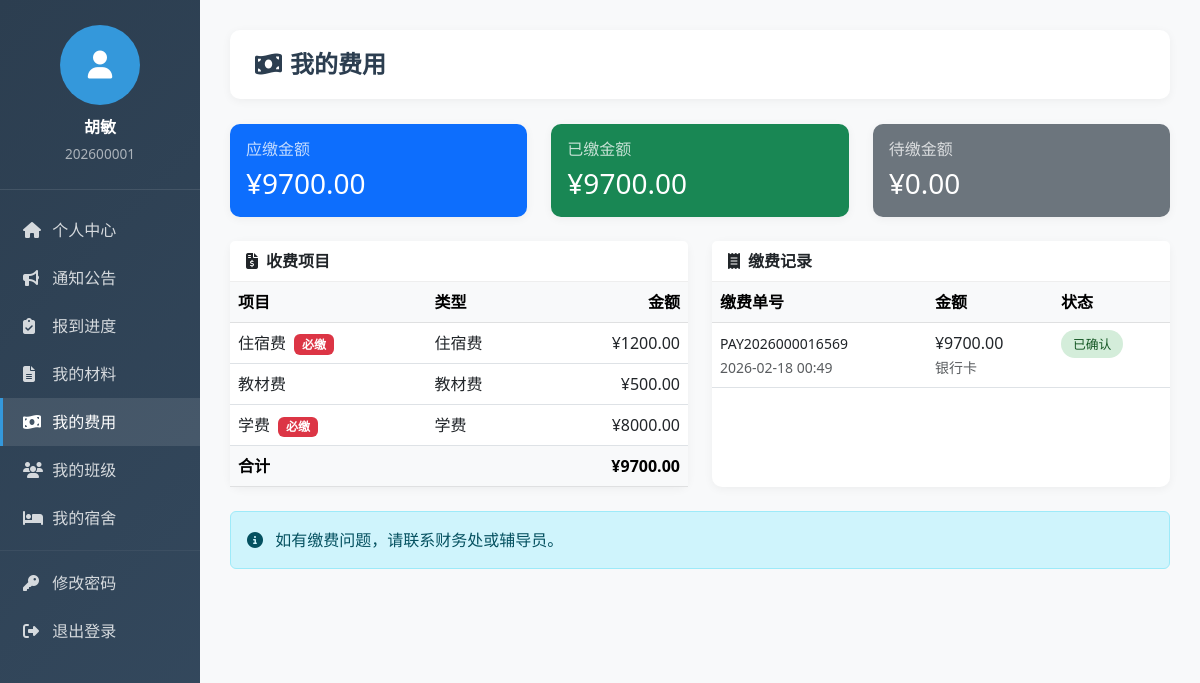
The app's page /my/fees/ (signed in) with its own data.
### students/models.py (models this page shows, shortened)
class Student(models.Model):
    GENDER_CHOICES = [
        ('M', '男'),
        ('F', '女'),
    ]
    STATUS_CHOICES = [
        ('admitted', '已录取'),
        ('pending', '待报到'),
        ('registered', '已报到'),
        ('completed', '已完成'),
        ('deferred', '保留学籍'),
        ('cancelled', '取消入学'),
    ]
    POLITICAL_CHOICES = [
        ('masses', '群众'),
        ('league', '共青团员'),
        ('party', '中共党员'),
        ('prep', '中共预备党员'),
        ('democratic', '民主党派'),
    ]
    phone_validator = RegexValidator(
        regex=r'^1[3-9]\d{9}$',
        message='请输入有效的手机号码'
    )
    id_card_validator = RegexValidator(
        regex=r'^\d{17}[\dXx]$',
        message='请输入有效的身份证号码'
    )
    student_id = models.CharField('学号', max_length=20, unique=True)
    name = models.CharField('姓名', max_length=50)
    gender = models.CharField('性别', max_length=1, choices=GENDER_CHOICES)
    id_card = models.CharField('身份证号', max_length=18, unique=True, validators=[id_card_validator])
    birthday = models.DateField('出生日期', null=True, blank=True)
    ethnicity = models.CharField('民族', max_length=20, default='汉族')
    political_status = models.CharField('政治面貌', max_length=20, choices=POLITICAL_CHOICES, default='masses')
    photo = models.ImageField('照片', upload_to='photos/', blank=True, null=True)
    phone = models.CharField('联系电话', max_length=20, validators=[phone_validator])
    email = models.EmailField('邮箱', blank=True)
    qq = models.CharField('QQ号', max_length=20, blank=True)
    wechat = models.CharField('微信号', max_length=50, blank=True)
    department = models.ForeignKey(
        Department,
        on_delete=models.SET_NULL,
        null=True,
        related_name='students',
        verbose_name='院系'
    )
    major = models.ForeignKey(
        Major,
        on_delete=models.SET_NULL,
        null=True,
        related_name='students',
        verbose_name='专业'
    )
    student_class = models.ForeignKey(
        StudentClass,
        on_delete=models.SET_NULL,
        null=True,
        blank=True,
        related_name='students',
        verbose_name='班级'
    )
    enrollment_year = models.IntegerField('入学年份')
    admission_ticket = models.CharField('准考证号', max_length=30, blank=True)
    exam_score = models.DecimalField('高考成绩', max_digits=6, decimal_places=2, null=True, blank=True)
    dormitory = models.ForeignKey(
        DormitoryRoom,
        on_delete=models.SET_NULL,
        null=True,
        blank=True,
        related_name='students',
        verbose_name='宿舍'
    )
    bed_number = models.CharField('床位号', max_length=10, blank=True)
    status = models.CharField('状态', max_length=20, choices=STATUS_CHOICES, default='admitted')
    registration_date = models.DateTimeField('报到时间', null=True, blank=True)
    home_address = models.TextField('家庭地址', blank=True)
    home_postcode = models.CharField('邮政编码', max_length=10, blank=True)
    emergency_contact = models.CharField('紧急联系人', max_length=50, blank=True)
    emergency_relation = models.CharField('与本人关系', max_length=20, blank=True)
    emergency_phone = models.CharField('紧急联系电话', max_length=20, blank=True)
    remark = models.TextField('备注', blank=True)
    user = models.OneToOneField(
        User,
        on_delete=models.SET_NULL,
        null=True,
        blank=True,
        related_name='student_profile',
        verbose_name='关联用户'
    )
    created_at = models.DateTimeField('创建时间', auto_now_add=True)
    updated_at = models.DateTimeField('更新时间', auto_now=True)
    class Meta:
        verbose_name = '新生'
        verbose_name_plural = '新生管理'
        ordering = ['-enrollment_year', 'student_id']
        indexes = [
            models.Index(fields=['student_id']),
            models.Index(fields=['id_card']),
            models.Index(fields=['status']),
            models.Index(fields=['enrollment_year']),
        ]

class FeeItem(models.Model):
    FEE_TYPE_CHOICES = [
        ('tuition', '学费'),
        ('accommodation', '住宿费'),
        ('textbook', '教材费'),
        ('insurance', '保险费'),
        ('military', '军训服装费'),
        ('physical', '体检费'),
        ('other', '其他费用'),
    ]
    student = models.ForeignKey(
        Student,
        on_delete=models.CASCADE,
        related_name='fee_items',
        verbose_name='学生'
    )
    fee_type = models.CharField('费用类型', max_length=20, choices=FEE_TYPE_CHOICES)
    name = models.CharField('费用名称', max_length=100)
    amount = models.DecimalField('金额', max_digits=10, decimal_places=2)
    academic_year = models.CharField('学年', max_length=20)  # 如: 2026-2027
    is_required = models.BooleanField('是否必缴', default=True)
    remark = models.TextField('备注', blank=True)
    created_at = models.DateTimeField('创建时间', auto_now_add=True)
    class Meta:
        verbose_name = '收费项目'
        verbose_name_plural = '收费项目管理'
        ordering = ['student', 'fee_type']

class Payment(models.Model):
    PAYMENT_METHOD_CHOICES = [
        ('cash', '现金'),
        ('card', '银行卡'),
        ('alipay', '支付宝'),
        ('wechat', '微信支付'),
        ('transfer', '银行转账'),
        ('loan', '助学贷款'),
        ('other', '其他'),
    ]
    STATUS_CHOICES = [
        ('pending', '待确认'),
        ('confirmed', '已确认'),
        ('rejected', '已退回'),
        ('refunded', '已退款'),
    ]
    student = models.ForeignKey(
        Student,
        on_delete=models.CASCADE,
        related_name='payments',
        verbose_name='学生'
    )
    payment_no = models.CharField('缴费单号', max_length=50, unique=True, blank=True)
    amount = models.DecimalField('缴费金额', max_digits=10, decimal_places=2)
    payment_method = models.CharField('支付方式', max_length=20, choices=PAYMENT_METHOD_CHOICES)
    payment_time = models.DateTimeField('缴费时间', default=timezone.now)
    status = models.CharField('状态', max_length=20, choices=STATUS_CHOICES, default='pending')
    fee_items = models.ManyToManyField(
        FeeItem,
        blank=True,
        related_name='payments',
        verbose_name='关联收费项目'
    )
    transaction_id = models.CharField('交易流水号', max_length=100, blank=True)
    operator = models.CharField('操作员', max_length=50, blank=True)
    remark = models.TextField('备注', blank=True)
    created_at = models.DateTimeField('创建时间', auto_now_add=True)
    updated_at = models.DateTimeField('更新时间', auto_now=True)
    class Meta:
        verbose_name = '缴费记录'
        verbose_name_plural = '缴费记录管理'
        ordering = ['-payment_time']

### students/views.py (the view)
# urls.py: path('my/fees/', views.my_fees, name='my_fees'),
@login_required(login_url='students:student_login')
def my_fees(request):
    if not hasattr(request.user, 'student_profile') or not request.user.student_profile:
        messages.warning(request, '您不是学生用户')
        return redirect('students:home')
    student = request.user.student_profile
    fee_items = FeeItem.objects.filter(student=student)
    payments = Payment.objects.filter(student=student).order_by('-payment_time')
    total_fee = sum(f.amount for f in fee_items)
    paid_fee = sum(p.amount for p in payments.filter(status='confirmed'))
    context = {
        'student': student,
        'fee_items': fee_items,
        'payments': payments,
        'total_fee': total_fee,
        'paid_fee': paid_fee,
        'balance': total_fee - paid_fee,
    }
    return render(request, 'students/my_fees.html', context)

### templates/students/my_fees.html (shortened to what this page needs)
{% extends 'students/student_base.html' %}
{% block content %}
<div class="page-header">
    <h4 class="page-title"><i class="fas fa-money-bill-wave me-2"></i>我的费用</h4>
</div>
<div class="row mb-4">
    <div class="col-md-4">
        <div class="card bg-primary text-white">
            <div class="card-body">
                <h6 class="card-title opacity-75">应缴金额</h6>
                <h3 class="mb-0">¥{{ total_fee|floatformat:2 }}</h3>
            </div>
        </div>
    </div>
    <div class="col-md-4">
        <div class="card bg-success text-white">
            <div class="card-body">
                <h6 class="card-title opacity-75">已缴金额</h6>
                <h3 class="mb-0">¥{{ paid_fee|floatformat:2 }}</h3>
            </div>
        </div>
    </div>
    <div class="col-md-4">
        <div class="card {% if balance > 0 %}bg-warning{% else %}bg-secondary{% endif %} text-white">
            <div class="card-body">
                <h6 class="card-title opacity-75">待缴金额</h6>
                <h3 class="mb-0">¥{{ balance|floatformat:2 }}</h3>
            </div>
        </div>
    </div>
</div>
<div class="row">
    <div class="col-md-6 mb-4">
        <div class="card h-100">
            <div class="card-header">
                <i class="fas fa-file-invoice-dollar me-2"></i>收费项目
            </div>
            <div class="card-body p-0">
                {% if fee_items %}
                <table class="table table-hover mb-0">
                    <thead class="table-light">
                        <tr>
                            <th>项目</th>
                            <th>类型</th>
                            <th class="text-end">金额</th>
                        </tr>
                    </thead>
                    <tbody>
                        {% for item in fee_items %}
                        <tr>
                            <td>
                                {{ item.name }}
                                {% if item.is_required %}
                                    <span class="badge bg-danger ms-1">必缴</span>
                                {% endif %}
                            </td>
                            <td>{{ item.get_fee_type_display }}</td>
                            <td class="text-end">¥{{ item.amount|floatformat:2 }}</td>
                        </tr>
                        {% endfor %}
                    </tbody>
                    <tfoot class="table-light">
                        <tr>
                            <th colspan="2">合计</th>
                            <th class="text-end">¥{{ total_fee|floatformat:2 }}</th>
                        </tr>
                    </tfoot>
                </table>
                {% else %}
                <div class="text-center py-5 text-muted">
                    <i class="fas fa-file-invoice fa-3x mb-3"></i>
                    <p>暂无收费项目</p>
                </div>
                {% endif %}
            </div>
        </div>
    </div>
    <div class="col-md-6 mb-4">
        <div class="card h-100">
            <div class="card-header">
                <i class="fas fa-receipt me-2"></i>缴费记录
            </div>
            <div class="card-body p-0">
                {% if payments %}
                <table class="table table-hover mb-0">
                    <thead class="table-light">
                        <tr>
                            <th>缴费单号</th>
                            <th>金额</th>
                            <th>状态</th>
                        </tr>
                    </thead>
                    <tbody>
                        {% for payment in payments %}
                        <tr>
                            <td>
                                <small>{{ payment.payment_no }}</small>
                                <br><small class="text-muted">{{ payment.payment_time|date:"Y-m-d H:i" }}</small>
                            </td>
                            <td>
                                ¥{{ payment.amount|floatformat:2 }}
                                <br><small class="text-muted">{{ payment.get_payment_method_display }}</small>
                            </td>
                            <td>
                                {% if payment.status == 'confirmed' %}
                                    <span class="status-badge status-completed">已确认</span>
                                {% elif payment.status == 'pending' %}
                                    <span class="status-badge status-pending">待确认</span>
                                {% elif payment.status == 'rejected' %}
                                    <span class="status-badge status-rejected">已退回</span>
                                {% else %}
                                    <span class="status-badge status-submitted">已退款</span>
                                {% endif %}
                            </td>
                        </tr>
                        {% endfor %}
                    </tbody>
                </table>
                {% else %}
                <div class="text-center py-5 text-muted">
                    <i class="fas fa-receipt fa-3x mb-3"></i>
                    <p>暂无缴费记录</p>
                </div>
                {% endif %}
            </div>
        </div>
    </div>
</div>
<div class="alert alert-info">
    <i class="fas fa-info-circle me-2"></i>
    如有缴费问题，请联系财务处或辅导员。
</div>
{% endblock %}

### templates/students/student_base.html (shortened to what this page needs)
<!DOCTYPE html>
<html lang="zh-CN">
<head>
    <link href="https://cdn.bootcdn.net/ajax/libs/bootstrap/5.3.0/css/bootstrap.min.css" rel="stylesheet">
    <link href="https://cdn.bootcdn.net/ajax/libs/font-awesome/6.4.0/css/all.min.css" rel="stylesheet">
</head>
<body>
    <div class="container-fluid">
        <div class="row">
            <div class="col-md-3 col-lg-2 sidebar d-none d-md-block">
                <div class="user-info">
                    <div class="user-avatar">
                        {% if student.photo %}
                            <img src="{{ student.photo.url }}" alt="" class="w-100 h-100 rounded-circle">
                        {% else %}
                            <i class="fas fa-user"></i>
                        {% endif %}
                    </div>
                    <div class="user-name">{{ student.name }}</div>
                    <div class="user-id">{{ student.student_id }}</div>
                </div>
                <nav class="nav flex-column py-3">
                    <a class="nav-link {% if request.resolver_match.url_name == 'student_profile' %}active{% endif %}" href="{% url 'students:student_profile' %}">
                        <i class="fas fa-home"></i> 个人中心
                    </a>
                    <a class="nav-link {% if request.resolver_match.url_name == 'announcement_list' %}active{% endif %}" href="{% url 'students:announcement_list' %}">
                        <i class="fas fa-bullhorn"></i> 通知公告
                    </a>
                    <a class="nav-link {% if request.resolver_match.url_name == 'my_registration' %}active{% endif %}" href="{% url 'students:my_registration' %}">
                        <i class="fas fa-clipboard-check"></i> 报到进度
                    </a>
                    <a class="nav-link {% if request.resolver_match.url_name == 'my_documents' %}active{% endif %}" href="{% url 'students:my_documents' %}">
                        <i class="fas fa-file-alt"></i> 我的材料
                    </a>
                    <a class="nav-link {% if request.resolver_match.url_name == 'my_fees' %}active{% endif %}" href="{% url 'students:my_fees' %}">
                        <i class="fas fa-money-bill-wave"></i> 我的费用
                    </a>
                    <a class="nav-link {% if request.resolver_match.url_name == 'my_class' %}active{% endif %}" href="{% url 'students:my_class' %}">
                        <i class="fas fa-users"></i> 我的班级
                    </a>
                    <a class="nav-link {% if request.resolver_match.url_name == 'my_dormitory' %}active{% endif %}" href="{% url 'students:my_dormitory' %}">
                        <i class="fas fa-bed"></i> 我的宿舍
                    </a>
                    <hr class="my-2" style="border-color: rgba(255,255,255,0.2);">
                    <a class="nav-link" href="{% url 'students:change_password' %}">
                        <i class="fas fa-key"></i> 修改密码
                    </a>
                    <a class="nav-link" href="{% url 'students:student_logout' %}">
                        <i class="fas fa-sign-out-alt"></i> 退出登录
                    </a>
                </nav>
            </div>
            <div class="col-md-9 col-lg-10 ms-auto main-content">
                {% block content %}{% endblock %}
            </div>
        </div>
    </div>
</body>
</html>

### records on screen
Student: name "胡敏", student_id "202600001"
FeeItem: name "住宿费", is_required "必缴", fee_type "住宿费", amount "1200.00"
FeeItem: name "教材费", fee_type "教材费", amount "500.00"
FeeItem: name "学费", is_required "必缴", fee_type "学费", amount "8000.00"
Payment: payment_no "PAY2026000016569", payment_time "2026-02-18 00:49", amount "9700.00", payment_method "银行卡", status "已确认"

### other values on screen
{{ total_fee|floatformat:2 }} "9700.00"
{{ paid_fee|floatformat:2 }} "9700.00"
{{ balance|floatformat:2 }} "0.00"
